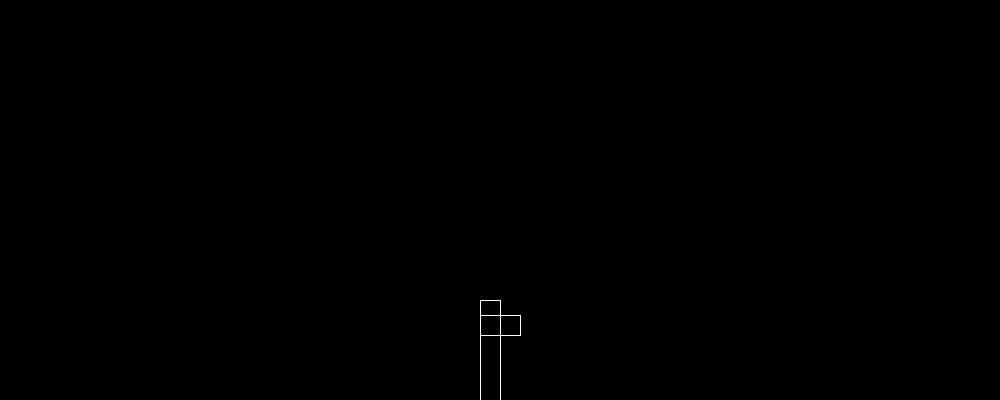
Frame 1 (no input)
Frame 60 (the mouse pressed at the canvas centre just before this capture): identical to frame 1, image omitted
Frame 120 (the mouse held since frame 60 and released just before this capture): identical to frame 1, image omitted

The Processing sketch that drew this single still picture (run headless with seeded random() and noise(); from frame 60 on, the mouse is pressed at the canvas centre):

// Processing sketch: Fighting_game
// ── Fighting_game.pde
final int JUMP_TIME_TOTAL = 90, JUMP_HEIGHT_FRAME = 5;

void setup()
{
  size(1000, 400);
  stroke(255);
  noFill();
  rectMode(CENTER);
  frameRate(120);
}

player p1 = new player(500, 400);

void draw()
{
  background(0);
  p1.chooseMove();
  p1.drawPlayer();
}


void keyPressed()
{
  switch (key)
  {
    case 'w':
      p1.up = true;
      break;
    case 'a':
      p1.left = true;
      break;
    case 'd':
     p1.right = true;
     break;
  }
}

void keyReleased()
{
  switch (key)
  {
    case 'w':
      p1.up = false;
      break;
    case 'a':
      p1.left = false;
      break;
    case 'd':
     p1.right = false;
     break;
  }
}

// ── player.pde
class player
{
  float playerSpeed = 3, playerHeight = 100, playerLength = 20, centerX, centerY;
  int hp = 100, jumpTime = JUMP_TIME_TOTAL;
  String facing = "right";
  boolean up = false, left = false, right = false;

  player(float tx, float ty)
  {
    centerX = tx - playerLength / 2;
    centerY = ty - playerHeight / 2;
  }

  void chooseMove()
  {
    if(up == true && jumpTime == JUMP_TIME_TOTAL)
      jumpTime = 0;
    if(jumpTime < JUMP_TIME_TOTAL)
      jump();
    if(left == true)
      move("left");
    if(right == true)
      move("right");
  }

  void move(String s)
  {
    switch (s)
    {
    case "left":
      if (!(centerX - playerLength / 2 - playerSpeed <= 0))
        centerX -= playerSpeed;
      facing = "left";
      break;
    case "right":
      if (!(centerX + playerLength / 2 + playerSpeed >= width))
        centerX += playerSpeed;
      facing = "right";
      break;
    }
  }

  void drawPlayer()
  {
    rect(centerX, centerY, playerLength, playerHeight);
    if (facing == "right")
      rect(centerX + playerLength / 2, centerY - playerHeight / 4, 2 * playerLength, playerHeight / 5);
    else if (facing == "left")
      rect(centerX - playerLength / 2, centerY - playerHeight / 4, 2 * playerLength, playerHeight / 5);
  }

  void jump()
  {
    if (jumpTime < JUMP_TIME_TOTAL / 2)
      centerY -= JUMP_HEIGHT_FRAME;
    else
      centerY += JUMP_HEIGHT_FRAME;
    jumpTime++;
  }
}
